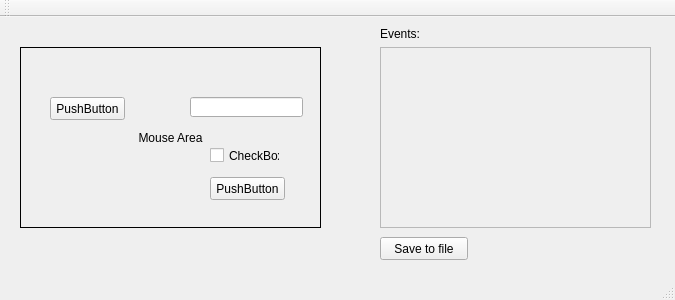
<?xml version="1.0" encoding="UTF-8"?>
<ui version="4.0">
 <class>MainWindow</class>
 <widget class="QMainWindow" name="MainWindow">
  <property name="geometry">
   <rect>
    <x>0</x>
    <y>0</y>
    <width>675</width>
    <height>300</height>
   </rect>
  </property>
  <property name="mouseTracking">
   <bool>true</bool>
  </property>
  <property name="windowTitle">
   <string>Mouse/Keyboard Event Listener</string>
  </property>
  <widget class="QWidget" name="centralWidget">
   <widget class="QTextEdit" name="txtShow">
    <property name="enabled">
     <bool>false</bool>
    </property>
    <property name="geometry">
     <rect>
      <x>380</x>
      <y>30</y>
      <width>271</width>
      <height>181</height>
     </rect>
    </property>
   </widget>
   <widget class="QLabel" name="label">
    <property name="geometry">
     <rect>
      <x>380</x>
      <y>10</y>
      <width>51</width>
      <height>14</height>
     </rect>
    </property>
    <property name="text">
     <string>Events:</string>
    </property>
   </widget>
   <widget class="QPushButton" name="pushButton">
    <property name="geometry">
     <rect>
      <x>380</x>
      <y>220</y>
      <width>88</width>
      <height>23</height>
     </rect>
    </property>
    <property name="text">
     <string>Save to file</string>
    </property>
   </widget>
   <widget class="QLabel" name="label_2">
    <property name="geometry">
     <rect>
      <x>20</x>
      <y>30</y>
      <width>301</width>
      <height>181</height>
     </rect>
    </property>
    <property name="frameShape">
     <enum>QFrame::Box</enum>
    </property>
    <property name="text">
     <string>Mouse Area</string>
    </property>
    <property name="textFormat">
     <enum>Qt::AutoText</enum>
    </property>
    <property name="alignment">
     <set>Qt::AlignCenter</set>
    </property>
   </widget>
   <widget class="CustomButton" name="pushButton_2">
    <property name="geometry">
     <rect>
      <x>50</x>
      <y>80</y>
      <width>75</width>
      <height>23</height>
     </rect>
    </property>
    <property name="mouseTracking">
     <bool>true</bool>
    </property>
    <property name="text">
     <string>PushButton</string>
    </property>
   </widget>
   <widget class="CustomButton" name="pushButton_3">
    <property name="geometry">
     <rect>
      <x>210</x>
      <y>160</y>
      <width>75</width>
      <height>23</height>
     </rect>
    </property>
    <property name="mouseTracking">
     <bool>true</bool>
    </property>
    <property name="text">
     <string>PushButton</string>
    </property>
   </widget>
   <widget class="QCheckBox" name="checkBox">
    <property name="geometry">
     <rect>
      <x>210</x>
      <y>130</y>
      <width>70</width>
      <height>17</height>
     </rect>
    </property>
    <property name="text">
     <string>CheckBox</string>
    </property>
   </widget>
   <widget class="QLineEdit" name="lineEdit">
    <property name="geometry">
     <rect>
      <x>190</x>
      <y>80</y>
      <width>113</width>
      <height>20</height>
     </rect>
    </property>
   </widget>
  </widget>
  <widget class="QMenuBar" name="menuBar">
   <property name="geometry">
    <rect>
     <x>0</x>
     <y>0</y>
     <width>675</width>
     <height>21</height>
    </rect>
   </property>
  </widget>
  <widget class="QToolBar" name="mainToolBar">
   <attribute name="toolBarArea">
    <enum>TopToolBarArea</enum>
   </attribute>
   <attribute name="toolBarBreak">
    <bool>false</bool>
   </attribute>
  </widget>
  <widget class="QStatusBar" name="statusBar"/>
 </widget>
 <layoutdefault spacing="6" margin="11"/>
 <customwidgets>
  <customwidget>
   <class>CustomButton</class>
   <extends>QPushButton</extends>
   <header location="global">custombutton.h</header>
  </customwidget>
 </customwidgets>
 <resources/>
 <connections/>
</ui>
